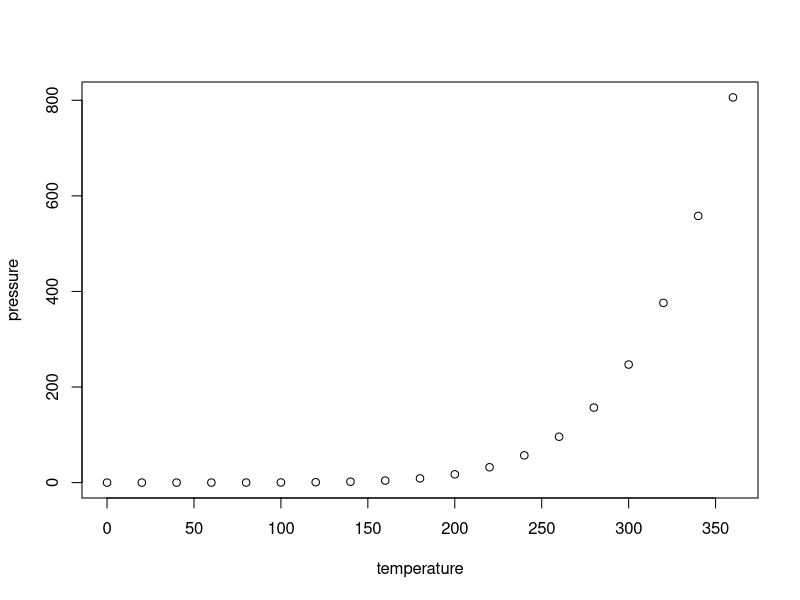
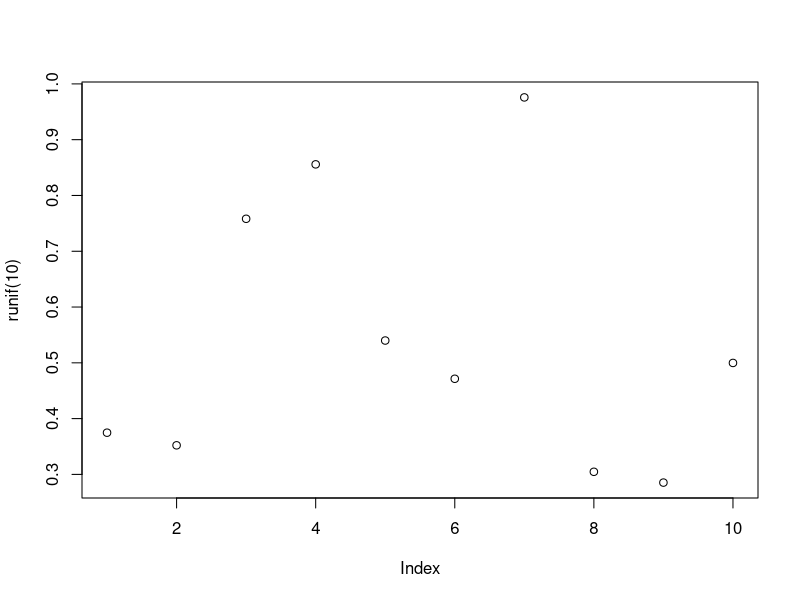

Recreate these plots in R, in order.
## ---- chunk 1
knitr::opts_chunk$set(echo = TRUE)
## ---- chunk 2
summary(cars)
## ---- chunk 3
plot(pressure)
plot(runif(10))
## ---- chunk 4
fib <- function(n) {
  if (n < 2) return(1)
  
  fib(n - 1) + fib(n - 2)
}
fib(34)
## ---- chunk 5
library(tidyverse)
library(tibble)
as_tibble(iris)
as_tibble(iris)
as_tibble(diamonds)
library(ggplot2)
as_tibble(diamonds)
diamonds
as.data.frame(diamonds)
diamonds
str(as.data.frame(diamonds))
glimpse(diamonds)
diamonds[,1]
as.data.frame(diamonds)[,1]
diamonds[,1]
diamonds[[1]]
diamonds
diamonds$carat
diamonds
diamonds[, 1]
diamonds[1, ]
as.data.frame(diamonds)[1, ]
library(dplyr)
diamonds %>% filter(carat <= 0.25)


my_string <- "
multi
line
string"
## ---- chunk 6
diamonds %>%
  mutate(
    cut_awsome = str_replace(cut, "Good", "Awesome")
  ) ->
barret_diamonds

barret_diamonds
barret_diamonds$cut
